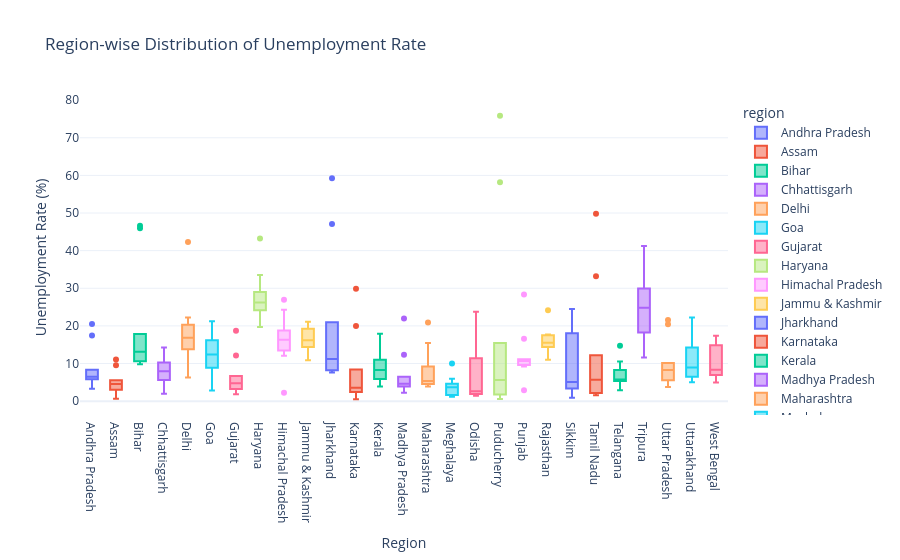

Notebook code for this chart:
### Markdown cell above
- Region-wise Unemployment Rate Analysis

### Code cell
fig = px.box(
    df.sort_values("region"),
    x="region",
    y="unemployment_rate",
    color="region",
    points="outliers",
    title="Region-wise Distribution of Unemployment Rate"
)

fig.update_layout(
    template="plotly_white",
    xaxis_title="Region",
    yaxis_title="Unemployment Rate (%)",
)

fig.show()

### Figure 1 — Plotly figure (JSON) as saved in the notebook; plotly's stock layout.template omitted (floating-point values rounded to 4 significant figures)
{"data": [{"alignmentgroup": "True", "boxpoints": "outliers", "hovertemplate": "region=%{x}<br>unemployment_rate=%{y}<extra></extra>", "legendgroup": "Andhra Pradesh", "marker": {"color": "#636efa"}, "name": "Andhra Pradesh", "notched": false, "offsetgroup": "Andhra Pradesh", "orientation": "v", "showlegend": true, "type": "box", "x": ["Andhra Pradesh", "Andhra Pradesh", "Andhra Pradesh", "Andhra Pradesh", "Andhra Pradesh", "Andhra Pradesh", "Andhra Pradesh", "Andhra Pradesh", "Andhra Pradesh", "Andhra Pradesh"], "x0": " ", "xaxis": "x", "y": [5.48, 5.83, 5.79, 20.51, 17.43, 3.31, 8.34, 6.96, 6.4, 6.59], "y0": " ", "yaxis": "y"}, {"alignmentgroup": "True", "boxpoints": "outliers", "hovertemplate": "region=%{x}<br>unemployment_rate=%{y}<extra></extra>", "legendgroup": "Assam", "marker": {"color": "#EF553B"}, "name": "Assam", "notched": false, "offsetgroup": "Assam", "orientation": "v", "showlegend": true, "type": "box", "x": ["Assam", "Assam", "Assam", "Assam", "Assam", "Assam", "Assam", "Assam", "Assam", "Assam"], "x0": " ", "xaxis": "x", "y": [4.66, 4.41, 4.77, 11.06, 9.55, 0.6, 3.77, 5.53, 1.19, 3.02], "y0": " ", "yaxis": "y"}, {"alignmentgroup": "True", "boxpoints": "outliers", "hovertemplate": "region=%{x}<br>unemployment_rate=%{y}<extra></extra>", "legendgroup": "Bihar", "marker": {"color": "#00cc96"}, "name": "Bihar", "notched": false, "offsetgroup": "Bihar", "orientation": "v", "showlegend": true, "type": "box", "x": ["Bihar", "Bihar", "Bihar", "Bihar", "Bihar", "Bihar", "Bihar", "Bihar", "Bihar", "Bihar"], "x0": " ", "xaxis": "x", "y": [10.61, 10.29, 15.43, 46.64, 45.96, 17.82, 12.79, 13.44, 11.91, 9.82], "y0": " ", "yaxis": "y"}, {"alignmentgroup": "True", "boxpoints": "outliers", "hovertemplate": "region=%{x}<br>unemployment_rate=%{y}<extra></extra>", "legendgroup": "Chhattisgarh", "marker": {"color": "#ab63fa"}, "name": "Chhattisgarh", "notched": false, "offsetgroup": "Chhattisgarh", "orientation": "v", "showlegend": true, "type": "box", "x": ["Chhattisgarh", "Chhattisgarh", "Chhattisgarh", "Chhattisgarh", "Chhattisgarh", "Chhattisgarh", "Chhattisgarh", "Chhattisgarh", "Chhattisgarh", "Chhattisgarh"], "x0": " ", "xaxis": "x", "y": [9.65, 8.38, 7.54, 3.41, 10.5, 14.23, 10.27, 5.63, 1.96, 6.62], "y0": " ", "yaxis": "y"}, {"alignmentgroup": "True", "boxpoints": "outliers", "hovertemplate": "region=%{x}<br>unemployment_rate=%{y}<extra></extra>", "legendgroup": "Delhi", "marker": {"color": "#FFA15A"}, "name": "Delhi", "notched": false, "offsetgroup": "Delhi", "orientation": "v", "showlegend": true, "type": "box", "x": ["Delhi", "Delhi", "Delhi", "Delhi", "Delhi", "Delhi", "Delhi", "Delhi", "Delhi", "Delhi"], "x0": " ", "xaxis": "x", "y": [22.23, 14.84, 17.04, 16.68, 42.27, 18.19, 20.3, 13.79, 12.53, 6.27], "y0": " ", "yaxis": "y"}, {"alignmentgroup": "True", "boxpoints": "outliers", "hovertemplate": "region=%{x}<br>unemployment_rate=%{y}<extra></extra>", "legendgroup": "Goa", "marker": {"color": "#19d3f3"}, "name": "Goa", "notched": false, "offsetgroup": "Goa", "orientation": "v", "showlegend": true, "type": "box", "x": ["Goa", "Goa", "Goa", "Goa", "Goa", "Goa", "Goa", "Goa", "Goa", "Goa"], "x0": " ", "xaxis": "x", "y": [8.89, 2.81, 5.25, 13.31, 21.25, 9.96, 17.07, 16.21, 15.38, 11.54], "y0": " ", "yaxis": "y"}, {"alignmentgroup": "True", "boxpoints": "outliers", "hovertemplate": "region=%{x}<br>unemployment_rate=%{y}<extra></extra>", "legendgroup": "Gujarat", "marker": {"color": "#FF6692"}, "name": "Gujarat", "notched": false, "offsetgroup": "Gujarat", "orientation": "v", "showlegend": true, "type": "box", "x": ["Gujarat", "Gujarat", "Gujarat", "Gujarat", "Gujarat", "Gujarat", "Gujarat", "Gujarat", "Gujarat", "Gujarat"], "x0": " ", "xaxis": "x", "y": [5.54, 6.38, 6.66, 18.71, 12.11, 3.2, 1.84, 1.87, 3.42, 4.03], "y0": " ", "yaxis": "y"}, {"alignmentgroup": "True", "boxpoints": "outliers", "hovertemplate": "region=%{x}<br>unemployment_rate=%{y}<extra></extra>", "legendgroup": "Haryana", "marker": {"color": "#B6E880"}, "name": "Haryana", "notched": false, "offsetgroup": "Haryana", "orientation": "v", "showlegend": true, "type": "box", "x": ["Haryana", "Haryana", "Haryana", "Haryana", "Haryana", "Haryana", "Haryana", "Haryana", "Haryana", "Haryana"], "x0": " ", "xaxis": "x", "y": [20.34, 25.77, 25.05, 43.22, 29.02, 26.7, 24.18, 33.5, 19.68, 27.31], "y0": " ", "yaxis": "y"}, {"alignmentgroup": "True", "boxpoints": "outliers", "hovertemplate": "region=%{x}<br>unemployment_rate=%{y}<extra></extra>", "legendgroup": "Himachal Pradesh", "marker": {"color": "#FF97FF"}, "name": "Himachal Pradesh", "notched": false, "offsetgroup": "Himachal Pradesh", "orientation": "v", "showlegend": true, "type": "box", "x": ["Himachal Pradesh", "Himachal Pradesh", "Himachal Pradesh", "Himachal Pradesh", "Himachal Pradesh", "Himachal Pradesh", "Himachal Pradesh", "Himachal Pradesh", "Himachal Pradesh", "Himachal Pradesh"], "x0": " ", "xaxis": "x", "y": [16.83, 16.84, 18.76, 2.2, 26.95, 13.47, 24.31, 15.79, 12.04, 13.46], "y0": " ", "yaxis": "y"}, {"alignmentgroup": "True", "boxpoints": "outliers", "hovertemplate": "region=%{x}<br>unemployment_rate=%{y}<extra></extra>", "legendgroup": "Jammu & Kashmir", "marker": {"color": "#FECB52"}, "name": "Jammu & Kashmir", "notched": false, "offsetgroup": "Jammu & Kashmir", "orientation": "v", "showlegend": true, "type": "box", "x": ["Jammu & Kashmir", "Jammu & Kashmir", "Jammu & Kashmir", "Jammu & Kashmir", "Jammu & Kashmir", "Jammu & Kashmir", "Jammu & Kashmir", "Jammu & Kashmir", "Jammu & Kashmir"], "x0": " ", "xaxis": "x", "y": [21.08, 20.78, 15.5, 18.74, 17.92, 10.88, 11.09, 16.17, 16.14], "y0": " ", "yaxis": "y"}, {"alignmentgroup": "True", "boxpoints": "outliers", "hovertemplate": "region=%{x}<br>unemployment_rate=%{y}<extra></extra>", "legendgroup": "Jharkhand", "marker": {"color": "#636efa"}, "name": "Jharkhand", "notched": false, "offsetgroup": "Jharkhand", "orientation": "v", "showlegend": true, "type": "box", "x": ["Jharkhand", "Jharkhand", "Jharkhand", "Jharkhand", "Jharkhand", "Jharkhand", "Jharkhand", "Jharkhand", "Jharkhand", "Jharkhand"], "x0": " ", "xaxis": "x", "y": [10.61, 11.85, 8.23, 47.09, 59.23, 20.95, 7.63, 9.76, 8.24, 11.8], "y0": " ", "yaxis": "y"}, {"alignmentgroup": "True", "boxpoints": "outliers", "hovertemplate": "region=%{x}<br>unemployment_rate=%{y}<extra></extra>", "legendgroup": "Karnataka", "marker": {"color": "#EF553B"}, "name": "Karnataka", "notched": false, "offsetgroup": "Karnataka", "orientation": "v", "showlegend": true, "type": "box", "x": ["Karnataka", "Karnataka", "Karnataka", "Karnataka", "Karnataka", "Karnataka", "Karnataka", "Karnataka", "Karnataka", "Karnataka"], "x0": " ", "xaxis": "x", "y": [2.86, 3.61, 3.46, 29.84, 19.97, 8.44, 4.01, 0.5, 2.41, 1.58], "y0": " ", "yaxis": "y"}, {"alignmentgroup": "True", "boxpoints": "outliers", "hovertemplate": "region=%{x}<br>unemployment_rate=%{y}<extra></extra>", "legendgroup": "Kerala", "marker": {"color": "#00cc96"}, "name": "Kerala", "notched": false, "offsetgroup": "Kerala", "orientation": "v", "showlegend": true, "type": "box", "x": ["Kerala", "Kerala", "Kerala", "Kerala", "Kerala", "Kerala", "Kerala", "Kerala", "Kerala", "Kerala"], "x0": " ", "xaxis": "x", "y": [5.31, 7.6, 8.99, 16.99, 17.88, 9.71, 7.09, 10.98, 5.91, 3.88], "y0": " ", "yaxis": "y"}, {"alignmentgroup": "True", "boxpoints": "outliers", "hovertemplate": "region=%{x}<br>unemployment_rate=%{y}<extra></extra>", "legendgroup": "Madhya Pradesh", "marker": {"color": "#ab63fa"}, "name": "Madhya Pradesh", "notched": false, "offsetgroup": "Madhya Pradesh", "orientation": "v", "showlegend": true, "type": "box", "x": ["Madhya Pradesh", "Madhya Pradesh", "Madhya Pradesh", "Madhya Pradesh", "Madhya Pradesh", "Madhya Pradesh", "Madhya Pradesh", "Madhya Pradesh", "Madhya Pradesh", "Madhya Pradesh"], "x0": " ", "xaxis": "x", "y": [4.11, 4.57, 2.22, 12.36, 21.98, 6.48, 5.08, 4.7, 3.91, 3.13], "y0": " ", "yaxis": "y"}, {"alignmentgroup": "True", "boxpoints": "outliers", "hovertemplate": "region=%{x}<br>unemployment_rate=%{y}<extra></extra>", "legendgroup": "Maharashtra", "marker": {"color": "#FFA15A"}, "name": "Maharashtra", "notched": false, "offsetgroup": "Maharashtra", "orientation": "v", "showlegend": true, "type": "box", "x": ["Maharashtra", "Maharashtra", "Maharashtra", "Maharashtra", "Maharashtra", "Maharashtra", "Maharashtra", "Maharashtra", "Maharashtra", "Maharashtra"], "x0": " ", "xaxis": "x", "y": [4.95, 4.69, 5.79, 20.9, 15.46, 9.23, 3.89, 6.23, 4.55, 4.1], "y0": " ", "yaxis": "y"}, {"alignmentgroup": "True", "boxpoints": "outliers", "hovertemplate": "region=%{x}<br>unemployment_rate=%{y}<extra></extra>", "legendgroup": "Meghalaya", "marker": {"color": "#19d3f3"}, "name": "Meghalaya", "notched": false, "offsetgroup": "Meghalaya", "orientation": "v", "showlegend": true, "type": "box", "x": ["Meghalaya", "Meghalaya", "Meghalaya", "Meghalaya", "Meghalaya", "Meghalaya", "Meghalaya", "Meghalaya", "Meghalaya", "Meghalaya"], "x0": " ", "xaxis": "x", "y": [1.66, 3.59, 1.58, 10.03, 5.92, 1.15, 2.1, 3.74, 4.29, 4.6], "y0": " ", "yaxis": "y"}, {"alignmentgroup": "True", "boxpoints": "outliers", "hovertemplate": "region=%{x}<br>unemployment_rate=%{y}<extra></extra>", "legendgroup": "Odisha", "marker": {"color": "#FF6692"}, "name": "Odisha", "notched": false, "offsetgroup": "Odisha", "orientation": "v", "showlegend": true, "type": "box", "x": ["Odisha", "Odisha", "Odisha", "Odisha", "Odisha", "Odisha", "Odisha", "Odisha", "Odisha", "Odisha"], "x0": " ", "xaxis": "x", "y": [1.9, 3.12, 13.08, 23.76, 11.41, 3.77, 1.88, 1.42, 2.1, 2.18], "y0": " ", "yaxis": "y"}, {"alignmentgroup": "True", "boxpoints": "outliers", "hovertemplate": "region=%{x}<br>unemployment_rate=%{y}<extra></extra>", "legendgroup": "Puducherry", "marker": {"color": "#B6E880"}, "name": "Puducherry", "notched": false, "offsetgroup": "Puducherry", "orientation": "v", "showlegend": true, "type": "box", "x": ["Puducherry", "Puducherry", "Puducherry", "Puducherry", "Puducherry", "Puducherry", "Puducherry", "Puducherry", "Puducherry", "Puducherry"], "x0": " ", "xaxis": "x", "y": [0.58, 1.76, 1.2, 75.85, 58.19, 4.24, 15.47, 5.05, 10.9, 6.18], "y0": " ", "yaxis": "y"}, {"alignmentgroup": "True", "boxpoints": "outliers", "hovertemplate": "region=%{x}<br>unemployment_rate=%{y}<extra></extra>", "legendgroup": "Punjab", "marker": {"color": "#FF97FF"}, "name": "Punjab", "notched": false, "offsetgroup": "Punjab", "orientation": "v", "showlegend": true, "type": "box", "x": ["Punjab", "Punjab", "Punjab", "Punjab", "Punjab", "Punjab", "Punjab", "Punjab", "Punjab", "Punjab"], "x0": " ", "xaxis": "x", "y": [11.11, 10.97, 10.32, 2.86, 28.33, 16.55, 9.19, 10.99, 9.61, 9.88], "y0": " ", "yaxis": "y"}, {"alignmentgroup": "True", "boxpoints": "outliers", "hovertemplate": "region=%{x}<br>unemployment_rate=%{y}<extra></extra>", "legendgroup": "Rajasthan", "marker": {"color": "#FECB52"}, "name": "Rajasthan", "notched": false, "offsetgroup": "Rajasthan", "orientation": "v", "showlegend": true, "type": "box", "x": ["Rajasthan", "Rajasthan", "Rajasthan", "Rajasthan", "Rajasthan", "Rajasthan", "Rajasthan", "Rajasthan", "Rajasthan", "Rajasthan"], "x0": " ", "xaxis": "x", "y": [10.97, 15.16, 11.9, 17.7, 15.74, 14.39, 15.81, 17.51, 15.35, 24.15], "y0": " ", "yaxis": "y"}, {"alignmentgroup": "True", "boxpoints": "outliers", "hovertemplate": "region=%{x}<br>unemployment_rate=%{y}<extra></extra>", "legendgroup": "Sikkim", "marker": {"color": "#636efa"}, "name": "Sikkim", "notched": false, "offsetgroup": "Sikkim", "orientation": "v", "showlegend": true, "type": "box", "x": ["Sikkim", "Sikkim", "Sikkim", "Sikkim", "Sikkim", "Sikkim", "Sikkim", "Sikkim"], "x0": " ", "xaxis": "x", "y": [23.57, 2.28, 24.51, 4.46, 4.45, 12.49, 5.7, 0.88], "y0": " ", "yaxis": "y"}, {"alignmentgroup": "True", "boxpoints": "outliers", "hovertemplate": "region=%{x}<br>unemployment_rate=%{y}<extra></extra>", "legendgroup": "Tamil Nadu", "marker": {"color": "#EF553B"}, "name": "Tamil Nadu", "notched": false, "offsetgroup": "Tamil Nadu", "orientation": "v", "showlegend": true, "type": "box", "x": ["Tamil Nadu", "Tamil Nadu", "Tamil Nadu", "Tamil Nadu", "Tamil Nadu", "Tamil Nadu", "Tamil Nadu", "Tamil Nadu", "Tamil Nadu", "Tamil Nadu"], "x0": " ", "xaxis": "x", "y": [1.57, 2.09, 6.4, 49.83, 33.16, 12.2, 6.81, 2.65, 5.0, 2.16], "y0": " ", "yaxis": "y"}, {"alignmentgroup": "True", "boxpoints": "outliers", "hovertemplate": "region=%{x}<br>unemployment_rate=%{y}<extra></extra>", "legendgroup": "Telangana", "marker": {"color": "#00cc96"}, "name": "Telangana", "notched": false, "offsetgroup": "Telangana", "orientation": "v", "showlegend": true, "type": "box", "x": ["Telangana", "Telangana", "Telangana", "Telangana", "Telangana", "Telangana", "Telangana", "Telangana", "Telangana", "Telangana"], "x0": " ", "xaxis": "x", "y": [5.49, 8.29, 5.77, 6.25, 14.7, 10.55, 5.36, 5.79, 3.27, 2.86], "y0": " ", "yaxis": "y"}, {"alignmentgroup": "True", "boxpoints": "outliers", "hovertemplate": "region=%{x}<br>unemployment_rate=%{y}<extra></extra>", "legendgroup": "Tripura", "marker": {"color": "#ab63fa"}, "name": "Tripura", "notched": false, "offsetgroup": "Tripura", "orientation": "v", "showlegend": true, "type": "box", "x": ["Tripura", "Tripura", "Tripura", "Tripura", "Tripura", "Tripura", "Tripura", "Tripura", "Tripura", "Tripura"], "x0": " ", "xaxis": "x", "y": [32.67, 28.4, 29.95, 41.23, 21.51, 21.71, 18.24, 27.92, 17.35, 11.57], "y0": " ", "yaxis": "y"}, {"alignmentgroup": "True", "boxpoints": "outliers", "hovertemplate": "region=%{x}<br>unemployment_rate=%{y}<extra></extra>", "legendgroup": "Uttar Pradesh", "marker": {"color": "#FFA15A"}, "name": "Uttar Pradesh", "notched": false, "offsetgroup": "Uttar Pradesh", "orientation": "v", "showlegend": true, "type": "box", "x": ["Uttar Pradesh", "Uttar Pradesh", "Uttar Pradesh", "Uttar Pradesh", "Uttar Pradesh", "Uttar Pradesh", "Uttar Pradesh", "Uttar Pradesh", "Uttar Pradesh", "Uttar Pradesh"], "x0": " ", "xaxis": "x", "y": [7.58, 8.98, 10.11, 21.54, 20.41, 9.47, 5.56, 5.79, 4.18, 3.75], "y0": " ", "yaxis": "y"}, {"alignmentgroup": "True", "boxpoints": "outliers", "hovertemplate": "region=%{x}<br>unemployment_rate=%{y}<extra></extra>", "legendgroup": "Uttarakhand", "marker": {"color": "#19d3f3"}, "name": "Uttarakhand", "notched": false, "offsetgroup": "Uttarakhand", "orientation": "v", "showlegend": true, "type": "box", "x": ["Uttarakhand", "Uttarakhand", "Uttarakhand", "Uttarakhand", "Uttarakhand", "Uttarakhand", "Uttarakhand", "Uttarakhand", "Uttarakhand", "Uttarakhand"], "x0": " ", "xaxis": "x", "y": [5.49, 4.99, 19.85, 6.48, 8.01, 8.61, 12.38, 14.26, 22.26, 9.23], "y0": " ", "yaxis": "y"}, {"alignmentgroup": "True", "boxpoints": "outliers", "hovertemplate": "region=%{x}<br>unemployment_rate=%{y}<extra></extra>", "legendgroup": "West Bengal", "marker": {"color": "#FF6692"}, "name": "West Bengal", "notched": false, "offsetgroup": "West Bengal", "orientation": "v", "showlegend": true, "type": "box", "x": ["West Bengal", "West Bengal", "West Bengal", "West Bengal", "West Bengal", "West Bengal", "West Bengal", "West Bengal", "West Bengal", "West Bengal"], "x0": " ", "xaxis": "x", "y": [6.94, 4.92, 6.92, 17.41, 17.41, 7.29, 6.83, 14.87, 9.35, 9.98], "y0": " ", "yaxis": "y"}], "layout": {"boxmode": "overlay", "legend": {"title": {"text": "region"}, "tracegroupgap": 0}, "title": {"text": "Region-wise Distribution of Unemployment Rate"}, "xaxis": {"anchor": "y", "categoryarray": ["Andhra Pradesh", "Assam", "Bihar", "Chhattisgarh", "Delhi", "Goa", "Gujarat", "Haryana", "Himachal Pradesh", "Jammu & Kashmir", "Jharkhand", "Karnataka", "Kerala", "Madhya Pradesh", "Maharashtra", "Meghalaya", "Odisha", "Puducherry", "Punjab", "Rajasthan", "Sikkim", "Tamil Nadu", "Telangana", "Tripura", "Uttar Pradesh", "Uttarakhand", "West Bengal"], "categoryorder": "array", "domain": [0, 1], "title": {"text": "Region"}}, "yaxis": {"anchor": "x", "domain": [0, 1], "title": {"text": "Unemployment Rate (%)"}}}}
